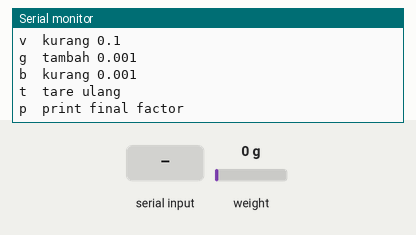
Simulated run of this sketch. Board: Arduino Uno, built with avr-gcc and run on an emulated ATmega328P. Parts: the last lines printed to the serial monitor. Inputs (shaded band) come from the test bench; at power-on: weight on the scale 0 g.

Above: at 8.2 s.
8.3 s: byte 116 ('t') received over Serial
At 10.9 s:
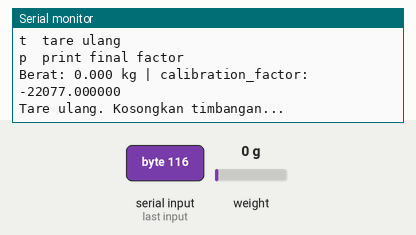
17.0 s: byte 112 ('p') received over Serial
At 18.7 s:
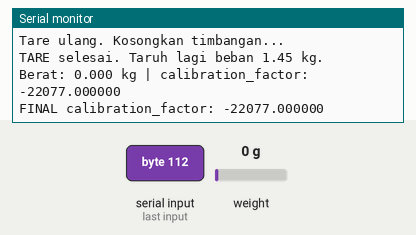
19.5 s: weight on the scale set to 100 g
At 20.8 s:
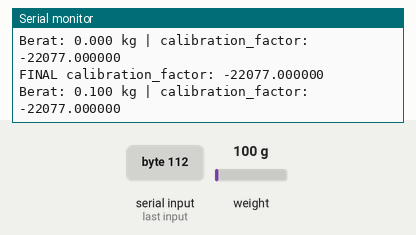
21.0 s: "q" received over Serial
22.5 s: "+" received over Serial
24.0 s: weight on the scale set to 1250 g
At 25.5 s:
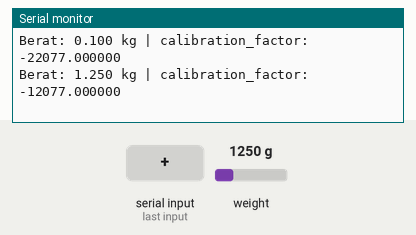
Timing chart, 0 to 26.5 s (numbered marks = the images above; inputs shaded):
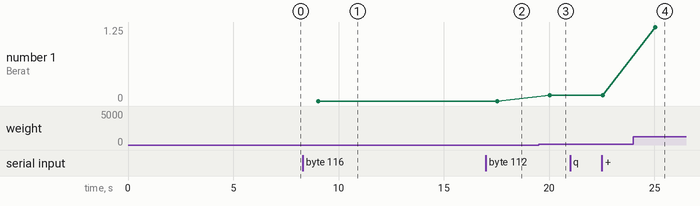

The sketch:

Timbangan2Kalibrasi.ino
```cpp
#include "HX711.h"

#define DT_PIN 16
#define SCK_PIN 17

HX711 scale;

// Mulai dari hasil kalibrasi kamu
float calibration_factor = -22077.0;

void printHelp() {
  Serial.println();
  Serial.println("=== KALIBRASI INTERAKTIF TIMBANGAN 2 ===");
  Serial.println("Target beban referensi: 1.450 kg");
  Serial.println();
  Serial.println("q  tambah 10000");
  Serial.println("w  kurang 10000");
  Serial.println("+  tambah 1000");
  Serial.println("-  kurang 1000");
  Serial.println("a  tambah 100");
  Serial.println("z  kurang 100");
  Serial.println("s  tambah 10");
  Serial.println("x  kurang 10");
  Serial.println("d  tambah 1");
  Serial.println("c  kurang 1");
  Serial.println("f  tambah 0.1");
  Serial.println("v  kurang 0.1");
  Serial.println("g  tambah 0.001");
  Serial.println("b  kurang 0.001");
  Serial.println("t  tare ulang");
  Serial.println("p  print final factor");
  Serial.println();
}

void printStatus(float berat) {
  Serial.print("Berat: ");
  Serial.print(berat, 3);
  Serial.print(" kg | calibration_factor: ");
  Serial.println(calibration_factor, 6);
}

void setup() {
  Serial.begin(115200);
  delay(1000);

  scale.begin(DT_PIN, SCK_PIN);

  Serial.println("=== KALIBRASI INTERAKTIF TIMBANGAN 2 ===");
  Serial.println("Menunggu HX711 siap...");

  int retry = 0;
  while (!scale.is_ready() && retry < 30) {
    Serial.println("HX711 belum siap...");
    delay(500);
    retry++;
  }

  if (!scale.is_ready()) {
    Serial.println("HX711 tidak terbaca. Cek kabel DT/SCK/VCC/GND.");
    while (1) {
      delay(1000);
    }
  }

  Serial.println("HX711 siap.");

  scale.set_scale(calibration_factor);

  Serial.println("Pastikan timbangan kosong...");
  delay(3000);

  scale.tare(30);

  Serial.println("TARE selesai.");
  Serial.println("Sekarang taruh beban referensi 1.45 kg.");
  printHelp();
}

void loop() {
  if (!scale.is_ready()) {
    Serial.println("HX711 tidak siap");
    delay(500);
    return;
  }

  if (Serial.available()) {
    char cmd = Serial.read();

    if (cmd == 'q') calibration_factor += 10000;
    else if (cmd == 'w') calibration_factor -= 10000;
    else if (cmd == '+') calibration_factor += 1000;
    else if (cmd == '-') calibration_factor -= 1000;
    else if (cmd == 'a') calibration_factor += 100;
    else if (cmd == 'z') calibration_factor -= 100;
    else if (cmd == 's') calibration_factor += 10;
    else if (cmd == 'x') calibration_factor -= 10;
    else if (cmd == 'd') calibration_factor += 1;
    else if (cmd == 'c') calibration_factor -= 1;
    else if (cmd == 'f') calibration_factor += 0.1;
    else if (cmd == 'v') calibration_factor -= 0.1;
    else if (cmd == 'g') calibration_factor += 0.001;
    else if (cmd == 'b') calibration_factor -= 0.001;
    else if (cmd == 't') {
      Serial.println("Tare ulang. Kosongkan timbangan...");
      delay(3000);
      scale.tare(30);
      Serial.println("TARE selesai. Taruh lagi beban 1.45 kg.");
    }
    else if (cmd == 'p') {
      Serial.print("FINAL calibration_factor: ");
      Serial.println(calibration_factor, 6);
    }

    if (calibration_factor == 0) {
      calibration_factor = -1;
    }

    scale.set_scale(calibration_factor);
  }

  float berat = scale.get_units(20);

  if (berat > -0.005 && berat < 0.005) {
    berat = 0;
  }

  printStatus(berat);

  delay(500);
}
```

Measured:
- after the input at 8.3 s, the serial monitor: prints a new line after 1.2 s (image 1)
- after the input at 17.0 s, the serial monitor: prints a new line after 1.0 s (image 2)
- after the input at 19.5 s, the serial monitor: prints a new line after 0.54 s (image 3)
- after the input at 24.0 s, the serial monitor: prints a new line after 1.0 s (image 4)
- plotted number 1: 0 → 0.1 after the input at 19.5 s, 0.1 → 1.25 after the input at 24.0 s
